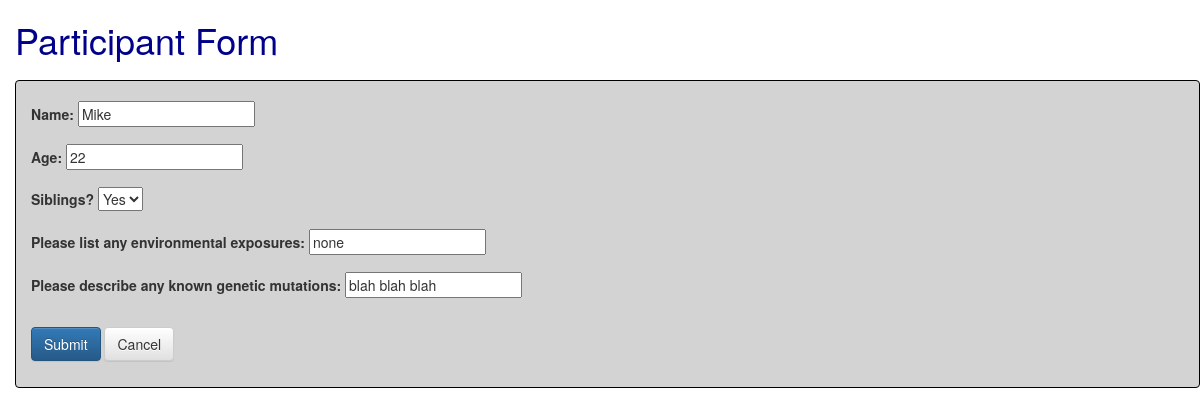
The app's page /participants/2/, older data.
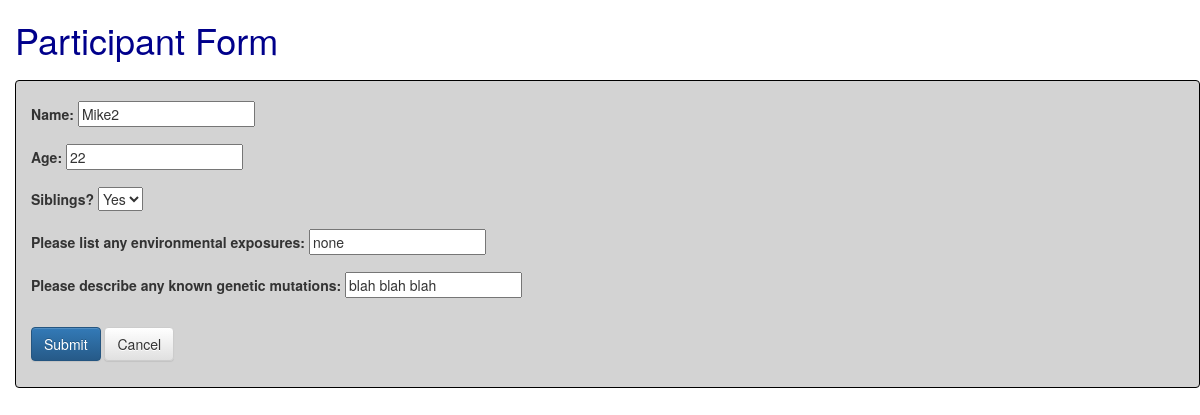
The same page, newer data.
### participants/models.py (models this page shows, shortened)
class Participant(models.Model):
    name = models.CharField(max_length=100, blank=False)
    age = models.CharField(max_length=3, blank=False)
    UMM_YES = "YES"
    SAY_NO = "NO"
    YES_NO_CHOICES = ((UMM_YES, 'Yes'), (SAY_NO, "No"))
    siblings = models.CharField(
        max_length=3,
        choices=YES_NO_CHOICES,
        default=SAY_NO)
    env_exposures = models.CharField(max_length=300, blank=True)
    genetic_mutations = models.CharField(max_length=300, blank=True)
    NOT_REVIEWED = 'NR'
    REVIEWED_ACCEPTED = 'RA'
    REVIEWED_NOT_ACCEPTED = 'RN'
    STATUS_CHOICES = (
        (NOT_REVIEWED, 'Not Reviewed'),
        (REVIEWED_ACCEPTED, 'Reviewed - Accepted'),
        (REVIEWED_NOT_ACCEPTED, 'Reviewed - Not Accepted'))
    status = models.CharField(
        max_length=2,
        choices=STATUS_CHOICES,
        default=NOT_REVIEWED)

### participants/views.py (the view)
# urls.py: url(r'^participants/(?P<pk>[0-9]+)/$', views.ParticipantUpdate.as_view(), name='detail'),
class ParticipantUpdate(UpdateView):
    model = Participant
    fields = ['name', 'age', 'siblings', 'env_exposures', 'genetic_mutations']
    success_url = reverse_lazy('participants:index')

### participants/templates/participants/participant_form.html (shortened to what this page needs)
{% extends 'participants/base.html' %}
{% block content %}
  <h1>Participant Form</h1>
  <div class="container custom-border">
  <form url method="post">
    <fieldset class="module aligned participant-form">
      <div class="form-group">
        <label for="{{ form.name.id_for_label }}">Name:</label>
        {{ form.name }}
      </div>
      <div class="form-group">
        <label for="{{ form.age.id_for_label }}">Age:</label>
        {{ form.age }}
      </div>
      <div class="form-group">
        <label for="{{ form.siblings.id_for_label }}">Siblings?</label>
        {{ form.siblings }}
      </div>
      <div class="form-group">
        <label for="{{ form.env_exposures.id_for_label }}">Please list any environmental exposures:</label>
        {{ form.env_exposures }}
      </div>
      <div class="form-group">
        <label for="{{ form.genetic_mutations.id_for_label }}">Please describe any known genetic mutations:</label>
        {{ form.genetic_mutations }}
      </div>
    </fieldset>
    <input class="btn btn-primary" type="submit" value="Submit" />
    <a class="btn btn-default" href="{% url 'participants:index' %}">Cancel</a>
  </form>
</div>
{% endblock %}

Row changes from the older to the newer data that the page shows:
changed Participant "Yes": name "Mike" → "Mike2"
